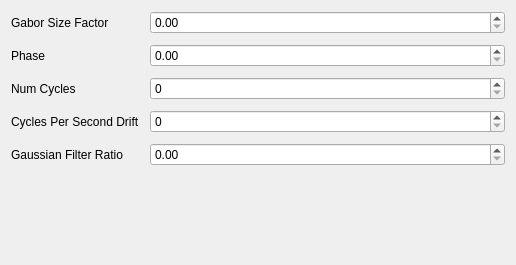
             <widget class="QWidget" name="gratingScrollAreaWidgetContents">
              <property name="geometry">
               <rect>
                <x>0</x>
                <y>0</y>
                <width>516</width>
                <height>265</height>
               </rect>
              </property>
              <layout class="QGridLayout" name="gridLayout_33">
               <item row="0" column="0">
                <layout class="QFormLayout" name="gratingFormLayout">
                 <property name="horizontalSpacing">
                  <number>10</number>
                 </property>
                 <property name="verticalSpacing">
                  <number>10</number>
                 </property>
                 <item row="0" column="0">
                  <widget class="QLabel" name="gaborSizeFactorLabel">
                   <property name="text">
                    <string>Gabor Size Factor</string>
                   </property>
                  </widget>
                 </item>
                 <item row="0" column="1">
                  <widget class="QDoubleSpinBox" name="gabor_size_factor"/>
                 </item>
                 <item row="1" column="0">
                  <widget class="QLabel" name="phaseLabel">
                   <property name="text">
                    <string>Phase</string>
                   </property>
                  </widget>
                 </item>
                 <item row="1" column="1">
                  <widget class="QDoubleSpinBox" name="phase"/>
                 </item>
                 <item row="2" column="0">
                  <widget class="QLabel" name="numCyclesLabel">
                   <property name="text">
                    <string>Num Cycles</string>
                   </property>
                  </widget>
                 </item>
                 <item row="2" column="1">
                  <widget class="QSpinBox" name="num_cycles"/>
                 </item>
                 <item row="3" column="0">
                  <widget class="QLabel" name="cyclesPerSecondDriftLabel">
                   <property name="text">
                    <string>Cycles Per Second Drift</string>
                   </property>
                  </widget>
                 </item>
                 <item row="3" column="1">
                  <widget class="QSpinBox" name="cycles_per_second_drift"/>
                 </item>
                 <item row="4" column="0">
                  <widget class="QLabel" name="gaussianFilterRatioLabel">
                   <property name="text">
                    <string>Gaussian Filter Ratio</string>
                   </property>
                  </widget>
                 </item>
                 <item row="4" column="1">
                  <widget class="QDoubleSpinBox" name="gaussian_filter_ratio"/>
                 </item>
                </layout>
               </item>
              </layout>
             </widget>
